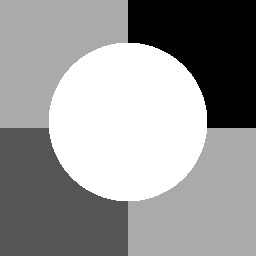
%> input picture sy2.bmp, 256 x 256 px
$ octave demo.m   (GNU Octave 9; MATLAB toolbox functions it lacks are replaced by stand-ins)
%> lines starting %> are read from the running program, lines starting %| are printed output that depends on the picture
### ricernd.m
function r = ricernd(v, s)
%RICERND Random samples from the Rice/Rician probability distribution.
%   r = ricernd(v, s) returns random sample(s) from the Rice (aka Rician)
%   distribution with parameters v and s.
%   (either v or s may be arrays, if both are, they must match in size)
%
%   R ~ Rice(v, s) if R = sqrt(X^2 + Y^2), where X ~ N(v*cos(a), s^2) and
%   Y ~ N(v*sin(a), s^2) are independent normal distributions (any real a).
%   Note that v and s are *not* the mean and standard deviation of R!
%
%   The size of Y is the common size of the input arguments.  A scalar
%   input functions as a constant matrix of the same size as the other
%   inputs.
%
%   Note, to add Rician noise to data, with given s and data-dependent v:
%     new = ricernd(old, s);
%
%   Reference: http://en.wikipedia.org/wiki/Rice_distribution (!)
%
%   Example:
%
%     % Compare histogram of random samples with theoretical PDF:
%     v = 4; s = 3; N = 1000;
%     r = ricernd(v*ones(1, N), s);
%     c = linspace(0, ceil(max(r)), 20);
%     w = c(2); % histogram bin-width
%     h = histc(r, c); bar(c, h, 'histc'); hold on
%     xl = xlim; x = linspace(xl(1), xl(2), 100);
%     plot(x, N*w*ricepdf(x, v, s), 'r');
%
%   See also RICEPDF, RICESTAT, RICEFIT

%   Missing (?) 'See also's RICECDF, RICEINV, RICELIKE

%   Inspired by normpdf from the MATLAB statistics toolbox
%   Copyright 2008 Ged Ridgway (Ged at cantab dot net)

if isscalar(v)
    dim = size(s);
elseif isscalar(s)
    dim = size(v);
elseif all(isequal(size(v), size(s)))
    % (both non-scalar, matching)
    dim = size(v); % == size(s)
else
    error('ricernd:InputSizeMismatch','Sizes of s and v inconsistent.')
end

x = s .* randn(dim) + v;
y = s .* randn(dim);
r = sqrt(x.^2 + y.^2);

### w_recons_CO.m
% morphological closing reconstruction
function fobrcbr=w_recons_CO(f,se)
fe=imerode(f,se);
fobr=imreconstruct(fe,f);
fobrc=imcomplement(fobr);
fobrce=imerode(fobrc,se);
fobrcbr=imcomplement(imreconstruct(fobrce,fobrc));

### LRFCM1.m
function [E,V,U,t] = LRFCM1(IMG,C,error,m,lambda)
[height,width] = size(IMG);
 N = height*width;
 data = reshape(IMG,1,N);
 data_C = repmat(data,[C,1]);
 t=0;
 U =rand(C,N);
 U = U./repmat(sum(U),[C,1]);
 E = zeros(size(data_C));
 a = 1/(1+2.^0.5);
 b = 1/(1+1);
 H = [a,b,a;b,0,b;a,b,a];
 H1 =[a,b,a;b,1,b;a,b,a];
 lambda = lambda*sum(sum(H1));
 while t<100
     data1 = reshape((data_C-E).',[height,width,C]);
     data_nei = imfilter(data1,H,'replicate');
     data_neighbour = reshape(data_nei,[N,C]);
     data_neighbour = data_neighbour.';
     V = sum(U.^m.*((data_C-E)+data_neighbour),2)./sum((1+sum(sum(H)))*(U.^m),2);
     Xi_Vj = (data_C-E-repmat(V,[1,N])).^2;
     XI_VJ = reshape(Xi_Vj.',[height,width,C]);
     g = imfilter(XI_VJ,H,'replicate');
     G = reshape(g,[N,C]);
     G = G.';
     U_NEW = (1./(Xi_Vj+G)).^(1/(m-1))./repmat(sum((1./(Xi_Vj+G)).^(1/(m-1))),[C,1]);
     temp1 = reshape((U_NEW.^m).',[height,width,C]);
     g = imfilter(temp1,H1,'replicate');
     U_now = reshape(g,[N,C]);
     U_now = U_now.';
     M = sum(U_now.*(data_C-repmat(V,[1,N])));
     %E = soft_threshold(repmat(M,[C,1]),lambda/2);
     E = hard_threshold(repmat(M,[C,1]),lambda);
     E = E./repmat(sum(U_now),[C,1]);
     if max(max((abs(U_NEW-U))))<error
         break
     else
         U = U_NEW;
     end
     t=t+1;
 end

### demo.m
%%
getd = @(p)path(p,path);
%%
clc; clear all; close all;
Io = imread('sy2.bmp');
%> Io is the input picture: size 256x256 uint8; min 0, max 255, mean 151.7
rng('default');
[m, n, p] = size(Io);
%> m = 256; n = 256; p = 1
if p~=1
    Io=rgb2gray(Io);
    p=1;
end
figure(1)
imshow(Io);
%%
I=imnoise(Io,'gaussian',0,20^2/255^2);
I=imnoise(uint8(I),'salt & pepper',0.15);
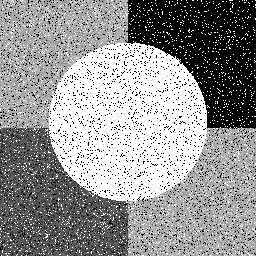
%> I: size 256x256 uint8; min 0, max 255, mean 146.7
I = ricernd(double(I), 0);
I=uint8(I);
figure(2)
imshow(I);
%%
[counts,x]=imhist(I);
%> counts = 256 values, max 13309 at index 256, min 27 at index 43, mean 256; x = 256 values from 0 to 255
figure(3)
imhist(I);
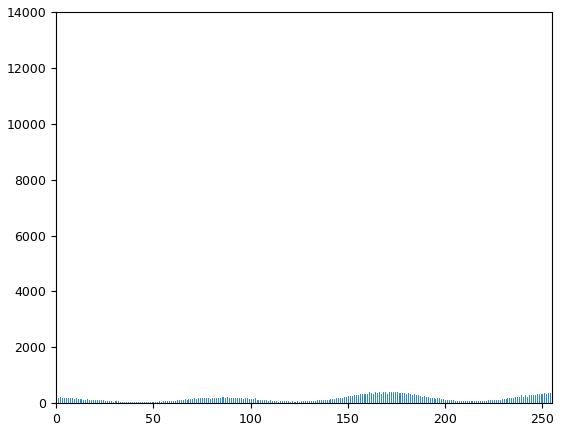
%> figure redrawn from the program's plot data; highest point at x = 255, y = 13309
%%
se=3;
If=w_recons_CO(double(I),strel('square',se));
%> in w_recons_CO, `fe=imerode(f,se);`:
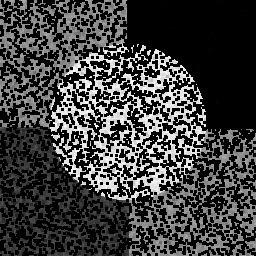
%> fe: size 256x256 double; min 0, max 255, mean 61.4
%> in w_recons_CO, `fobrc=imcomplement(fobr);`:
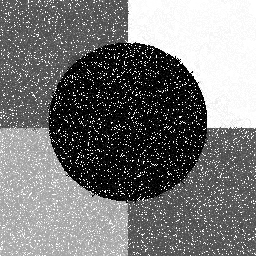
%> fobrc: size 256x256 double; min -254, max 1, mean -135.6; drawn with min black and max white
%> in w_recons_CO, `fobrce=imerode(fobrc,se);`:
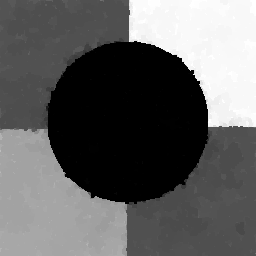
%> fobrce: size 256x256 double; min -254, max 1, mean -157.6; drawn with min black and max white
If=uint8(If);
figure(4)
imshow(If);
%%
alpha=5;
Isum=(double(I)+alpha*double(If))./(1+alpha);
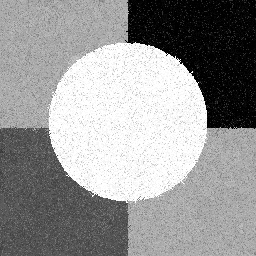
%> Isum: size 256x256 double; min 0, max 255, mean 150.4
Isum=uint8(Isum);
%> Isum: size 256x256 uint8
figure(5)
imshow(Isum);
%%
X = reshape(double(Isum), m*n, p);
%%
%Parameters
C = 4;error = 1e-6;b=2;
lambda = 79*std(X); %This parameter 1/4 can be tuned
%> lambda = 6761.5

tic;
[E,center,U,iter] = LRFCM1(double(Isum),C,error,b,lambda);
%> in LRFCM1, `lambda = lambda*sum(sum(H1));`: lambda = 31487.3
%> the loop in LRFCM1, `while t<100` made 1 pass
%> pass 1, in LRFCM1, `data1 = reshape((data_C-E).',[height,width,C]);`:
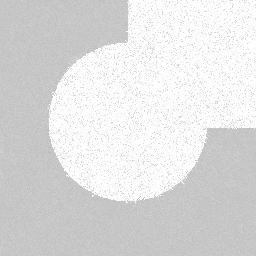
%> data1: size 256x256x4 double; mean R, G, B, A 150.5, 150.5, 150.5, 150.5; transparent parts drawn white
%> the run ends on the next line
